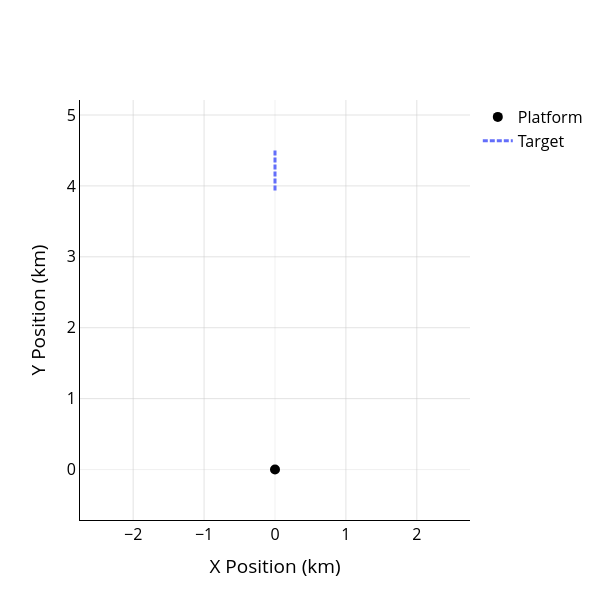

The notebook cell this image was saved under:
### Markdown cell above
## 13. Visualise Target and Platform Trajectories

Show the trajectories in 2D Cartesian space (top view).

### Code cell
# Use plotter helper for world view
fig_world = plot_world(truths=[target_ground_truth], platform=platform)
fig_world.show()

### Figure 1 — Plotly figure (JSON) as saved in the notebook; plotly's stock layout.template omitted (floating-point values rounded to 4 significant figures)
{"data": [{"marker": {"color": "black", "size": 10}, "mode": "markers", "name": "Platform", "type": "scatter", "x": [0], "y": [0]}, {"line": {"color": "#636EFA", "dash": "5px,2px", "width": 3}, "mode": "lines", "name": "Target", "type": "scatter", "x": [0, 0, 0, 0, 0, 0, 0, 0, 0, 0, 0, 0, 0, 0, 0, 0, 0, 0, 0, 0, 0, 0, 0, 0, 0, 0, 0, 0, 0, 0], "y": [4.5, 4.48, 4.46, 4.44, 4.42, 4.4, 4.38, 4.36, 4.34, 4.32, 4.3, 4.28, 4.26, 4.24, 4.22, 4.2, 4.18, 4.16, 4.14, 4.12, 4.1, 4.08, 4.06, 4.04, 4.02, 4, 3.98, 3.96, 3.94, 3.92]}], "layout": {"autosize": false, "colorway": ["#636EFA", "#EF553B", "#00CC96", "#AB63FA", "#FFA15A", "#19D3F3", "#FF6692", "#B6E880", "#FF97FF", "#FECB52"], "font": {"color": "black", "size": 16}, "height": 600, "plot_bgcolor": "white", "showlegend": true, "width": 600, "xaxis": {"gridcolor": "rgba(200,200,200,0.5)", "linecolor": "black", "range": [-2.75, 2.75], "showgrid": true, "title": {"text": "X Position (km)"}, "zeroline": true, "zerolinecolor": "rgba(200, 200, 200, 0.5)", "zerolinewidth": 0.5}, "yaxis": {"gridcolor": "rgba(200,200,200,0.5)", "linecolor": "black", "range": [-0.5, 5], "scaleanchor": "x", "scaleratio": 1, "showgrid": true, "title": {"text": "Y Position (km)"}, "zeroline": true, "zerolinecolor": "rgba(200, 200, 200, 0.5)", "zerolinewidth": 0.5}}}
